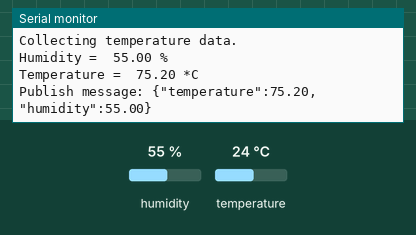
This sketch was run on a simulated ESP8266 (NodeMCU). On the bench: the last lines printed to the serial monitor. Inputs (shaded band) come from the test bench; at power-on: humidity 55 %, temperature 24 °C. WiFi joins after 1.5 s; servers stay silent unless stated; no MQTT or app messages arrive unless stated.

Above: at 2.7 s.
2.8 s: humidity set to 22 %
At 5.2 s:
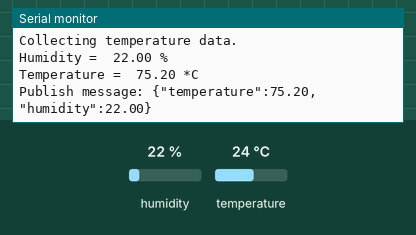
5.7 s: temperature set to 12 °C
At 7.5 s:
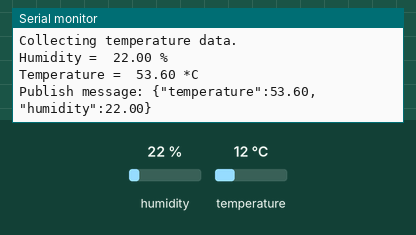
8.6 s: humidity set to 40 %
At 9.5 s:
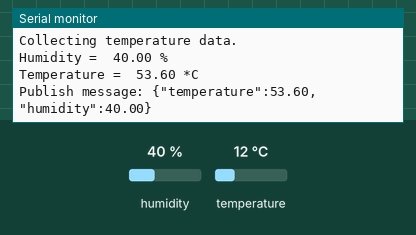
Timing chart, 0 to 11.6 s (numbered marks = the images above; inputs shaded):
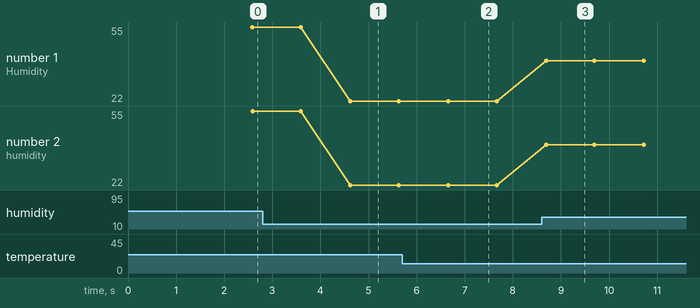

The sketch:

Dioty_esp_ttl.ino
```cpp
#include <DHT.h>
#include <ESP8266WiFi.h>
#include <PubSubClient.h>

#define ssid      "AD"
#define password  "adverma200"

#define mqtt_server "mqtt.dioty.co"
#define port        1883
#define dioty_id    "sylvesterferns@gmail.com"
// This is the password which you receive in your email
#define dioty_password  "1b7b49ad"

// used for client id (increment when deploying multiple instances at the same time)
#define clientNr        "01"


// all topics are prefixed with slash and your dioty_id
#define slash     "/"

// topic we are publishing to
#define topicConnect    "/ESP8266"

// DIoTY requires topic names to start with your userId, so stick it in the front
#define concat(first, second) first second
const char* connectTopic = concat(concat(slash, dioty_id), topicConnect);


// failing to use unique client id's will cause you connection to drop,
// so make it unique's unique by using your userId and a sequence number
const char* client_id = concat(clientNr, dioty_id);
WiFiClient espClient;
PubSubClient client(espClient);

long lastMsg = 0;
char msg[50];
int value = 0;

DHT dht(2, DHT11, 11);


// Function for the Connection of the wifi
void setup_wifi()
  {
  delay(10);
  // We start by connecting to a WiFi network
  Serial.println();
  Serial.print("Connecting to ");
  Serial.println(ssid);
  WiFi.begin(ssid, password);
  while (WiFi.status() != WL_CONNECTED)  // Checking the Status of the Wifi
  {
    delay(500);
    Serial.print(".");
  }

  Serial.println("");
  Serial.println("WiFi connected");
  Serial.println("IP address: ");
  Serial.println(WiFi.localIP());  // Calling the WiFi.LocalIp function and printing it on Serial monitor

  }

// Arduino Setup function for the Defination of the pins and port

void setup()
  {
  Serial.begin(115200); // Setting the Baud rate
  Serial.println("setup...");
  dht.begin();           // initialization of the Dht sensor
  setup_wifi();      // Calling the wifi setup function
  client.setServer(mqtt_server, port);  // Setting the Mqtt server at a given port
  }

// function for the reconnection of the wifi to the network
void reconnect()
{
  // Loop until we're reconnected
  while (!client.connected())
  {
    Serial.print("Attempting MQTT connection...");
    // Attempt to connect
    ++value;  //connection attempt
    if (client.connect(client_id, dioty_id, dioty_password))// checking the connection with the Dioty id and password
    {
      Serial.println("connected");
      // Once connected, publish an announcement...
      snprintf (msg, 50, "Successful connected to publish topic #%ld", value);
      Serial.print("Publish message: ");
      Serial.println(msg);
      client.publish(connectTopic, msg, true);// printing the message at the gievn topic


    } else {
      Serial.print("failed, rc=");
      Serial.print(client.state());
      Serial.println(" try again in 5 seconds");
      // Wait 5 seconds before retrying
      delay(5000);
    }
  }
}


void loop() {

  while (WiFi.status() != WL_CONNECTED)  // Checking the Status of the Wifi
  {
    WiFi.begin(ssid, password);
    Serial.print(".");
        delay(500);
  }
    if (!client.connected())
    {
            reconnect();
        }
         delay(1000);
  getAndSendTemperatureAndHumidityData();
  client.loop();
}

float getHumidity()
{
      // Reading temperature or humidity takes about 250 milliseconds!
      // Call the humidity function of the DHT11 Library to read the value and
      // store in a variable
      float h = dht.readHumidity();

      // Prints the value of the humidity on the Serial Monitor
      Serial.print("Humidity =  ");
      Serial.print(h);
      Serial.println(" %");

      return h;
}

float getTemp()
{
      // Reading temperature or humidity takes about 250 milliseconds!
      // Call the humidity function of the DHT11 Library to read the value and
      // store in a variable
      float t = dht.readTemperature(true);

      // Prints the value of the humidity on the Serial Monitor
      Serial.print("Temperature =  ");
      Serial.print(t);
      Serial.println(" *C ");

      return t;
}

void getAndSendTemperatureAndHumidityData()
{
  Serial.println("Collecting temperature data.");

  float h = getHumidity();

  float t = getTemp();

  // Check if any reads failed and exit early (to try again).
  if (isnan(h) || isnan(t)) {
    Serial.println("Failed to read from DHT sensor!");
    return;
  }

  // Prepare a JSON payload string
  String payload = "{";
  payload += "\"temperature\":";
  payload += String(t);
  payload += ",";
  payload += "\"humidity\":";
  payload += String(h);
  payload += "}";

  // Send payload
  char attributes[100];
  payload.toCharArray( attributes, 100 );
  Serial.print("Publish message: ");
  Serial.println(attributes);
  client.publish(connectTopic, attributes, true);
}
```

Measured:
- after the input at 2.8 s, the serial monitor: prints a new line after 1.8 s (image 1)
- after the input at 5.7 s, the serial monitor: prints a new line after 0.96 s (image 2)
- after the input at 8.6 s, the serial monitor: prints a new line after 0.09 s (image 3)
- plotted number 1: 55 → 22 after the input at 2.8 s, 22 → 40 after the input at 8.6 s
- plotted number 2: 55 → 22 after the input at 2.8 s, 22 → 40 after the input at 8.6 s
